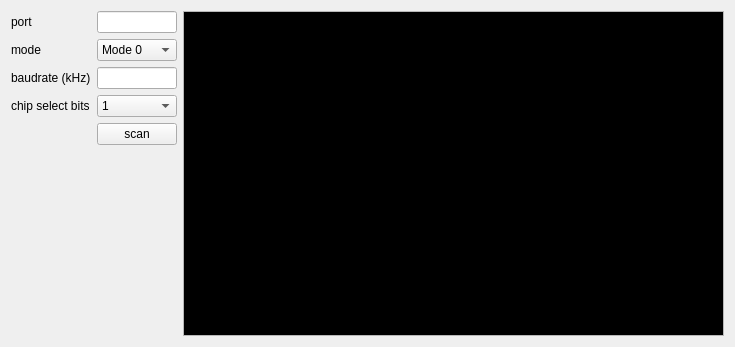
         <widget class="QWidget" name="scrollAreaWidgetContents_5">
          <property name="geometry">
           <rect>
            <x>0</x>
            <y>0</y>
            <width>735</width>
            <height>347</height>
           </rect>
          </property>
          <layout class="QGridLayout" name="gridLayout_5" columnstretch="0,0,1">
           <item row="0" column="0">
            <widget class="QLabel" name="label_6">
             <property name="text">
              <string>port</string>
             </property>
            </widget>
           </item>
           <item row="0" column="1">
            <widget class="QLineEdit" name="cheetahPortLineEdit">
             <property name="sizePolicy">
              <sizepolicy hsizetype="Ignored" vsizetype="Fixed">
               <horstretch>0</horstretch>
               <verstretch>0</verstretch>
              </sizepolicy>
             </property>
             <property name="maximumSize">
              <size>
               <width>16777215</width>
               <height>16777215</height>
              </size>
             </property>
            </widget>
           </item>
           <item row="1" column="0">
            <widget class="QLabel" name="label_7">
             <property name="text">
              <string>mode</string>
             </property>
            </widget>
           </item>
           <item row="1" column="1">
            <widget class="QComboBox" name="cheetahSpiModeComboBox">
             <item>
              <property name="text">
               <string>Mode 0</string>
              </property>
             </item>
             <item>
              <property name="text">
               <string>Mode 1</string>
              </property>
             </item>
             <item>
              <property name="text">
               <string>Mode 2</string>
              </property>
             </item>
             <item>
              <property name="text">
               <string>Mode 3</string>
              </property>
             </item>
            </widget>
           </item>
           <item row="2" column="0">
            <widget class="QLabel" name="label_8">
             <property name="text">
              <string>baudrate (kHz)</string>
             </property>
            </widget>
           </item>
           <item row="2" column="1">
            <widget class="QLineEdit" name="cheetahBaudrateLineEdit">
             <property name="sizePolicy">
              <sizepolicy hsizetype="Ignored" vsizetype="Fixed">
               <horstretch>0</horstretch>
               <verstretch>0</verstretch>
              </sizepolicy>
             </property>
             <property name="maximumSize">
              <size>
               <width>16777215</width>
               <height>16777215</height>
              </size>
             </property>
            </widget>
           </item>
           <item row="3" column="0">
            <widget class="QLabel" name="label_9">
             <property name="text">
              <string>chip select bits</string>
             </property>
            </widget>
           </item>
           <item row="3" column="1">
            <widget class="QComboBox" name="cheetahChipSelectComboBox">
             <item>
              <property name="text">
               <string>1</string>
              </property>
             </item>
             <item>
              <property name="text">
               <string>2</string>
              </property>
             </item>
             <item>
              <property name="text">
               <string>3</string>
              </property>
             </item>
             <item>
              <property name="text">
               <string>4</string>
              </property>
             </item>
             <item>
              <property name="text">
               <string>5</string>
              </property>
             </item>
             <item>
              <property name="text">
               <string>6</string>
              </property>
             </item>
             <item>
              <property name="text">
               <string>7</string>
              </property>
             </item>
            </widget>
           </item>
           <item row="4" column="1">
            <widget class="QPushButton" name="cheetahScanPushButton">
             <property name="text">
              <string>scan</string>
             </property>
            </widget>
           </item>
           <item row="5" column="1">
            <spacer name="verticalSpacer_2">
             <property name="orientation">
              <enum>Qt::Vertical</enum>
             </property>
             <property name="sizeHint" stdset="0">
              <size>
               <width>20</width>
               <height>40</height>
              </size>
             </property>
            </spacer>
           </item>
           <item row="0" column="2" rowspan="6">
            <widget class="QPlainTextEdit" name="cheetahPlainTextEdit">
             <property name="palette">
              <palette>
               <active>
                <colorrole role="Text">
                 <brush brushstyle="SolidPattern">
                  <color alpha="255">
                   <red>0</red>
                   <green>255</green>
                   <blue>0</blue>
                  </color>
                 </brush>
                </colorrole>
                <colorrole role="Base">
                 <brush brushstyle="SolidPattern">
                  <color alpha="255">
                   <red>0</red>
                   <green>0</green>
                   <blue>0</blue>
                  </color>
                 </brush>
                </colorrole>
               </active>
               <inactive>
                <colorrole role="Text">
                 <brush brushstyle="SolidPattern">
                  <color alpha="255">
                   <red>0</red>
                   <green>255</green>
                   <blue>0</blue>
                  </color>
                 </brush>
                </colorrole>
                <colorrole role="Base">
                 <brush brushstyle="SolidPattern">
                  <color alpha="255">
                   <red>0</red>
                   <green>0</green>
                   <blue>0</blue>
                  </color>
                 </brush>
                </colorrole>
               </inactive>
               <disabled>
                <colorrole role="Text">
                 <brush brushstyle="SolidPattern">
                  <color alpha="255">
                   <red>120</red>
                   <green>120</green>
                   <blue>120</blue>
                  </color>
                 </brush>
                </colorrole>
                <colorrole role="Base">
                 <brush brushstyle="SolidPattern">
                  <color alpha="255">
                   <red>240</red>
                   <green>240</green>
                   <blue>240</blue>
                  </color>
                 </brush>
                </colorrole>
               </disabled>
              </palette>
             </property>
             <property name="readOnly">
              <bool>true</bool>
             </property>
            </widget>
           </item>
          </layout>
         </widget>
